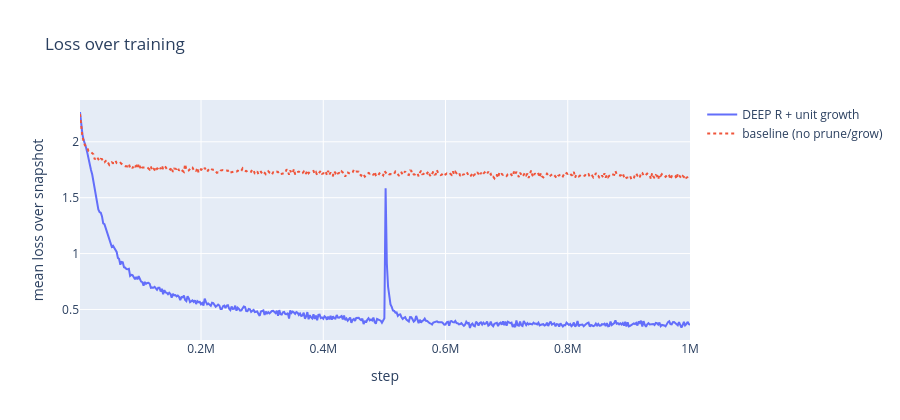
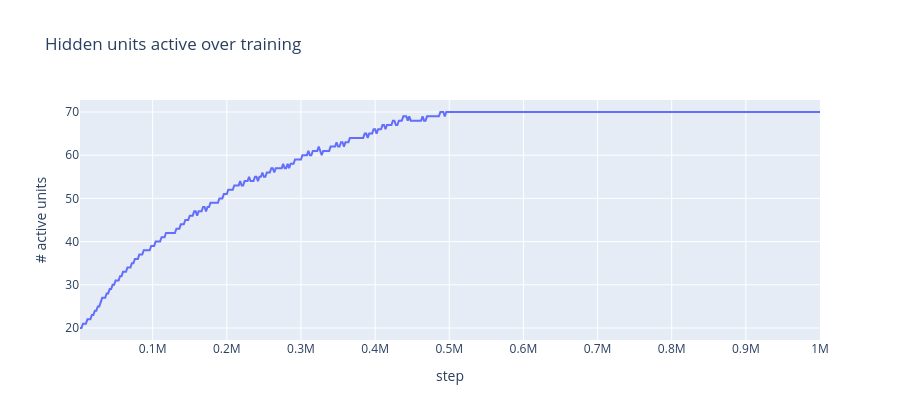
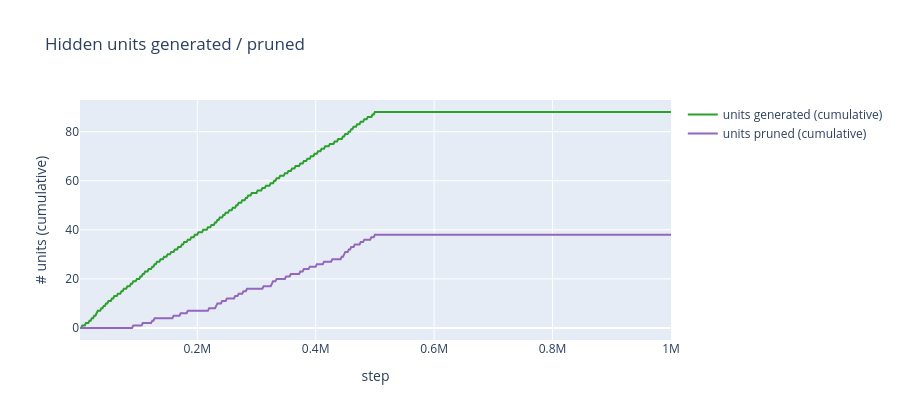
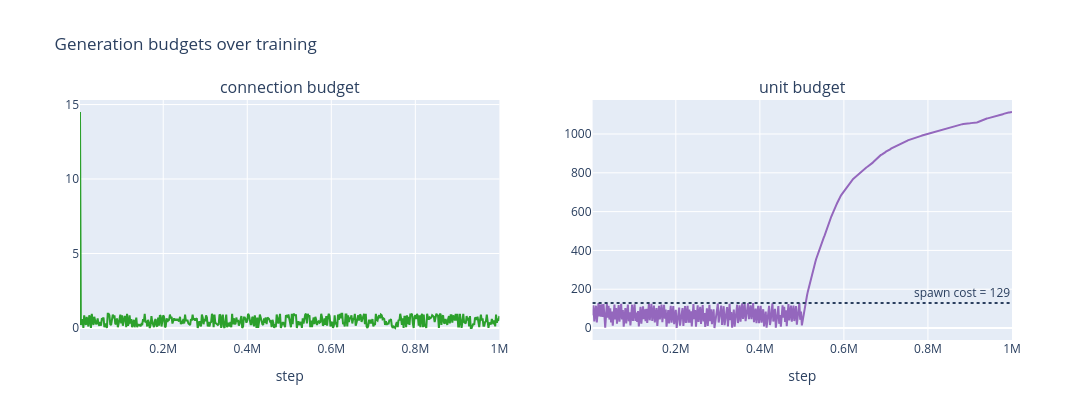

Here is the notebook cell these charts were saved with, in order:
### Code cell
plot_loss(deep_r_snaps, baseline_snaps)
plot_active_units(u_metrics)
plot_unit_births_deaths(u_metrics)
plot_budgets(u_metrics)
plot_w1_active(w1_metrics)
plot_w2_active(w2_metrics)
plot_w1_cumulative_pruned(w1_metrics)
plot_w2_cumulative_pruned(w2_metrics);

### Figure 1 — Plotly figure (JSON) as saved in the notebook; plotly's stock layout.template omitted (floating-point values rounded to 4 significant figures; data arrays with more than 128 entries replaced by an {"elided": "..."} marker saying what was removed)
{"data": [{"mode": "lines", "name": "DEEP R + unit growth", "type": "scatter", "x": {"elided": "500 int values"}, "y": {"elided": "500 float values"}}, {"line": {"dash": "dot"}, "mode": "lines", "name": "baseline (no prune/grow)", "type": "scatter", "x": {"elided": "500 int values"}, "y": {"elided": "500 float values"}}], "layout": {"height": 420, "title": {"text": "Loss over training"}, "width": 900, "xaxis": {"title": {"text": "step"}}, "yaxis": {"title": {"text": "mean loss over snapshot"}}}}

### Figure 2 — Plotly figure (JSON) as saved in the notebook; plotly's stock layout.template omitted (floating-point values rounded to 4 significant figures; data arrays with more than 128 entries replaced by an {"elided": "..."} marker saying what was removed)
{"data": [{"mode": "lines", "name": "active hidden units", "type": "scatter", "x": {"elided": "500 int values"}, "y": {"elided": "500 int values"}}], "layout": {"height": 420, "title": {"text": "Hidden units active over training"}, "width": 900, "xaxis": {"title": {"text": "step"}}, "yaxis": {"title": {"text": "# active units"}}}}

### Figure 3 — Plotly figure (JSON) as saved in the notebook; plotly's stock layout.template omitted (floating-point values rounded to 4 significant figures; data arrays with more than 128 entries replaced by an {"elided": "..."} marker saying what was removed)
{"data": [{"line": {"color": "#2ca02c"}, "mode": "lines", "name": "units generated (cumulative)", "type": "scatter", "x": {"elided": "500 int values"}, "y": {"elided": "500 int values"}}, {"line": {"color": "#9467bd"}, "mode": "lines", "name": "units pruned (cumulative)", "type": "scatter", "x": {"elided": "500 int values"}, "y": {"elided": "500 int values"}}], "layout": {"height": 420, "title": {"text": "Hidden units generated / pruned"}, "width": 900, "xaxis": {"title": {"text": "step"}}, "yaxis": {"title": {"text": "# units (cumulative)"}}}}

### Figure 4 — Plotly figure (JSON) as saved in the notebook; plotly's stock layout.template omitted (floating-point values rounded to 4 significant figures; data arrays with more than 128 entries replaced by an {"elided": "..."} marker saying what was removed)
{"data": [{"line": {"color": "#2ca02c"}, "mode": "lines", "name": "conn_budget", "type": "scatter", "x": {"elided": "500 int values"}, "xaxis": "x", "y": {"elided": "500 float values"}, "yaxis": "y"}, {"line": {"color": "#9467bd"}, "mode": "lines", "name": "unit_budget", "type": "scatter", "x": {"elided": "500 int values"}, "xaxis": "x2", "y": {"elided": "500 float values"}, "yaxis": "y2"}], "layout": {"annotations": [{"font": {"size": 16}, "showarrow": false, "text": "connection budget", "x": 0.225, "xanchor": "center", "xref": "paper", "y": 1, "yanchor": "bottom", "yref": "paper"}, {"font": {"size": 16}, "showarrow": false, "text": "unit budget", "x": 0.775, "xanchor": "center", "xref": "paper", "y": 1, "yanchor": "bottom", "yref": "paper"}, {"showarrow": false, "text": "spawn cost = 129", "x": 1, "xanchor": "right", "xref": "x2 domain", "y": 129, "yanchor": "bottom", "yref": "y2"}], "height": 420, "shapes": [{"line": {"dash": "dot"}, "type": "line", "x0": 0, "x1": 1, "xref": "x2 domain", "y0": 129, "y1": 129, "yref": "y2"}], "showlegend": false, "title": {"text": "Generation budgets over training"}, "width": 1100, "xaxis": {"anchor": "y", "domain": [0, 0.45], "title": {"text": "step"}}, "xaxis2": {"anchor": "y2", "domain": [0.55, 1], "title": {"text": "step"}}, "yaxis": {"anchor": "x", "domain": [0, 1]}, "yaxis2": {"anchor": "x2", "domain": [0, 1]}}}
